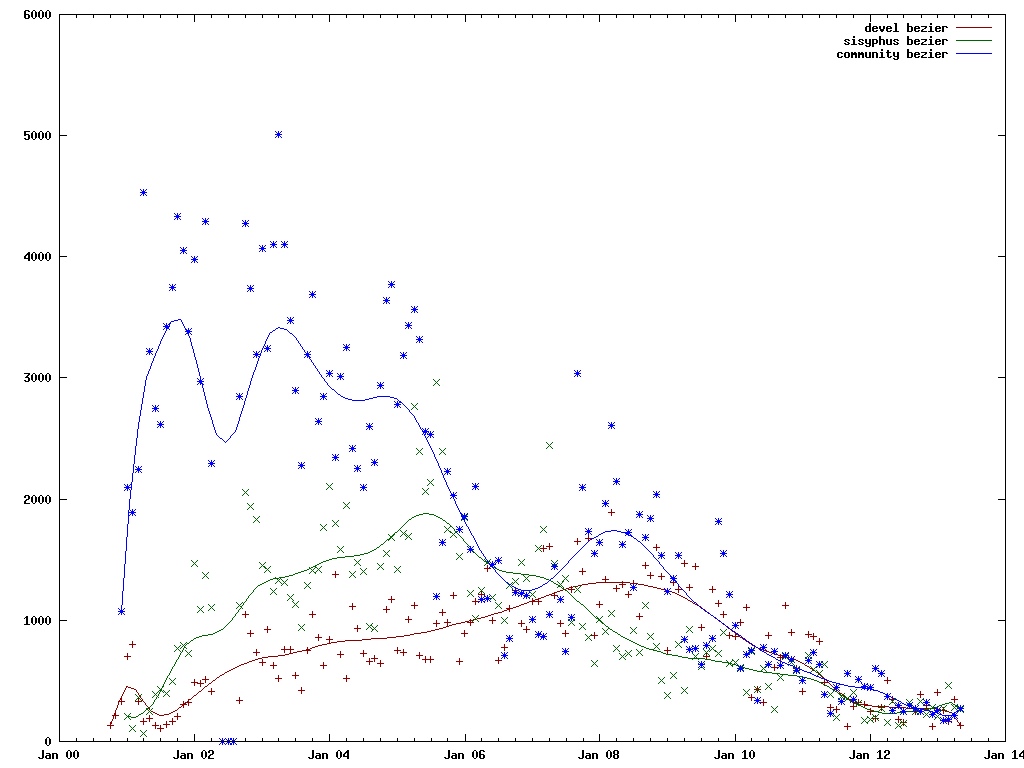

Write the gnuplot code that produced this figure.
set xdata time
set timefmt '%Y-%B'
set format x "%b %y"
set terminal png size 1024,768
set output "mlist.png"
plot 'mlist-devel-data' using 1:2 lc rgb "dark-red" notitle, \
     'mlist-devel-data' using 1:2 smooth bezier lc rgb "dark-red" title "devel bezier", \
     'mlist-sisyphus-data' using 1:2 lc rgb "dark-green" notitle, \
     'mlist-sisyphus-data' using 1:2 smooth bezier lc rgb "dark-green" title "sisyphus bezier", \
     'mlist-community-data' using 1:2 lc rgb "blue" notitle, \
     'mlist-community-data' using 1:2 smooth bezier lc rgb "blue" title "community bezier"

